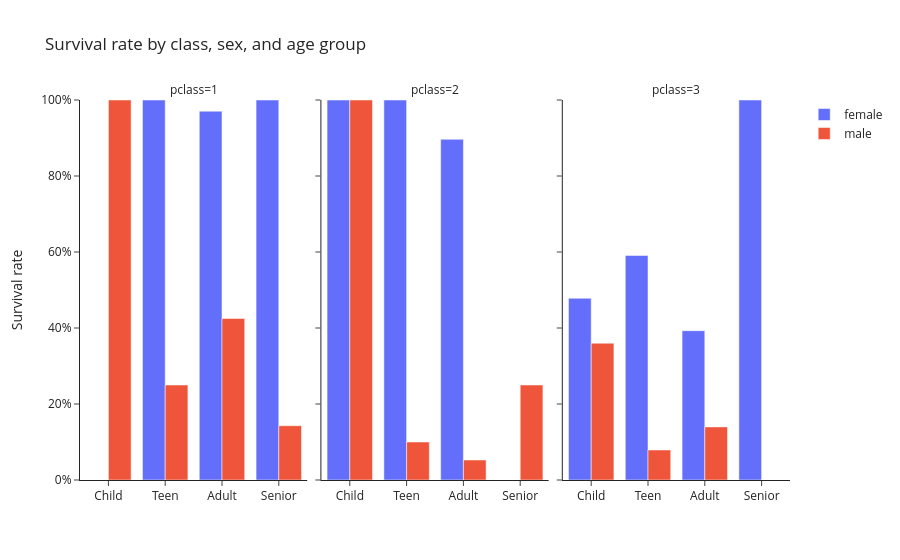

Source (notebook cell):
### Markdown cell above
For this exercise you will analyze survival patterns on the Titanic by looking at passenger class, sex, and age group. Name the function `survival_demographics()` (with no arguments).

1. Create a new column in the Titanic dataset that classifies passengers into age categories (i.e., a pandas `category` series). The categories (case sensitive) should be:
    - `"Child"` (up to 12)
    - `"Teen"` (13–19)
    - `"Adult"` (20–59)
    - `"Senior"` (60+)  
  
	Hint: The `pd.cut()` function might come in handy here.

2. Group the passengers by class, sex, and age group.  

3. For each group, calculate:  
    - The total number of passengers, `n_passengers`
    - The number of survivors, `n_survivors`
    - The survival rate, `survival_rate`

4. Return a DataFrame that includes the results for *all* combinations of class, sex, and age group.  

5. Order the results so they are easy to interpret.  

6. Come up with a clear question that your results table makes you curious about (e.g., “Did women in first class have a higher survival rate than men in other classes?”). Write this question in your `app.py` file above the call to your visualization function, using `st.write("Your Question Here")`.
   
7. Create a Plotly visualization in a function named `visualize_demographic()` that directly addresses your question by returning a Plotly figure (e.g., `fig = px. ...`). You are free to choose the chart type that you think best communicates the findings. Be creative — try different approaches, compare them, and ensure that your chart clearly answers the question you posed.

### Code cell
import pandas as pd
import plotly.express as px

df = pd.read_csv('https://raw.githubusercontent.com/leontoddjohnson/datasets/'
                 'main/data/titanic.csv')
df.columns = df.columns.str.strip().str.replace(r'[ -]+', '_', regex=True).str.lower()

df['age_group'] = pd.cut(df['age'], bins=[-1, 12, 19, 59, 120],
                         labels=['Child', 'Teen', 'Adult', 'Senior'])

demographics = (df.groupby(['pclass', 'sex', 'age_group'], observed=False)
                .agg(n_passengers=('survived', 'size'),
                     n_survivors=('survived', 'sum'))
                .reset_index())
demographics['survival_rate'] = (demographics['n_survivors']
                                 / demographics['n_passengers'])
demographics = demographics.sort_values(['pclass', 'sex', 'age_group'],
                                        ignore_index=True)
display(demographics)

# Did women in first class have a higher survival rate than men in any other class?
fig = px.bar(demographics, x='age_group', y='survival_rate', color='sex',
             barmode='group', facet_col='pclass',
             labels={'age_group': '', 'survival_rate': 'Survival rate', 'sex': ''},
             title='Survival rate by class, sex, and age group')
fig.update_yaxes(tickformat='.0%', range=[0, 1])
fig.update_layout(template='simple_white')
fig.show()

### Figure 1 — Plotly figure (JSON) as saved in the notebook; plotly's stock layout.template omitted (floating-point values rounded to 4 significant figures)
{"data": [{"alignmentgroup": "True", "hovertemplate": "=%{x}<br>pclass=1<br>Survival rate=%{y}<extra></extra>", "legendgroup": "female", "marker": {"color": "#636efa", "pattern": {"shape": ""}}, "name": "female", "offsetgroup": "female", "orientation": "v", "showlegend": true, "textposition": "auto", "type": "bar", "x": ["Child", "Teen", "Adult", "Senior"], "xaxis": "x", "y": [0.0, 1.0, 0.9706, 1.0], "yaxis": "y"}, {"alignmentgroup": "True", "hovertemplate": "=%{x}<br>pclass=2<br>Survival rate=%{y}<extra></extra>", "legendgroup": "female", "marker": {"color": "#636efa", "pattern": {"shape": ""}}, "name": "female", "offsetgroup": "female", "orientation": "v", "showlegend": false, "textposition": "auto", "type": "bar", "x": ["Child", "Teen", "Adult", "Senior"], "xaxis": "x2", "y": [1.0, 1.0, 0.8966, NaN], "yaxis": "y2"}, {"alignmentgroup": "True", "hovertemplate": "=%{x}<br>pclass=3<br>Survival rate=%{y}<extra></extra>", "legendgroup": "female", "marker": {"color": "#636efa", "pattern": {"shape": ""}}, "name": "female", "offsetgroup": "female", "orientation": "v", "showlegend": false, "textposition": "auto", "type": "bar", "x": ["Child", "Teen", "Adult", "Senior"], "xaxis": "x3", "y": [0.4783, 0.5909, 0.3929, 1.0], "yaxis": "y3"}, {"alignmentgroup": "True", "hovertemplate": "=%{x}<br>pclass=1<br>Survival rate=%{y}<extra></extra>", "legendgroup": "male", "marker": {"color": "#EF553B", "pattern": {"shape": ""}}, "name": "male", "offsetgroup": "male", "orientation": "v", "showlegend": true, "textposition": "auto", "type": "bar", "x": ["Child", "Teen", "Adult", "Senior"], "xaxis": "x", "y": [1.0, 0.25, 0.425, 0.1429], "yaxis": "y"}, {"alignmentgroup": "True", "hovertemplate": "=%{x}<br>pclass=2<br>Survival rate=%{y}<extra></extra>", "legendgroup": "male", "marker": {"color": "#EF553B", "pattern": {"shape": ""}}, "name": "male", "offsetgroup": "male", "orientation": "v", "showlegend": false, "textposition": "auto", "type": "bar", "x": ["Child", "Teen", "Adult", "Senior"], "xaxis": "x2", "y": [1.0, 0.1, 0.05263, 0.25], "yaxis": "y2"}, {"alignmentgroup": "True", "hovertemplate": "=%{x}<br>pclass=3<br>Survival rate=%{y}<extra></extra>", "legendgroup": "male", "marker": {"color": "#EF553B", "pattern": {"shape": ""}}, "name": "male", "offsetgroup": "male", "orientation": "v", "showlegend": false, "textposition": "auto", "type": "bar", "x": ["Child", "Teen", "Adult", "Senior"], "xaxis": "x3", "y": [0.36, 0.07895, 0.1398, 0.0], "yaxis": "y3"}], "layout": {"annotations": [{"font": {}, "showarrow": false, "text": "pclass=1", "x": 0.16, "xanchor": "center", "xref": "paper", "y": 1.0, "yanchor": "bottom", "yref": "paper"}, {"font": {}, "showarrow": false, "text": "pclass=2", "x": 0.5, "xanchor": "center", "xref": "paper", "y": 1.0, "yanchor": "bottom", "yref": "paper"}, {"font": {}, "showarrow": false, "text": "pclass=3", "x": 0.84, "xanchor": "center", "xref": "paper", "y": 1.0, "yanchor": "bottom", "yref": "paper"}], "barmode": "group", "legend": {"title": {"text": ""}, "tracegroupgap": 0}, "title": {"text": "Survival rate by class, sex, and age group"}, "xaxis": {"anchor": "y", "domain": [0.0, 0.32], "title": {"text": ""}}, "xaxis2": {"anchor": "y2", "domain": [0.34, 0.66], "matches": "x", "title": {"text": ""}}, "xaxis3": {"anchor": "y3", "domain": [0.68, 1.0], "matches": "x", "title": {"text": ""}}, "yaxis": {"anchor": "x", "domain": [0.0, 1.0], "range": [0, 1], "tickformat": ".0%", "title": {"text": "Survival rate"}}, "yaxis2": {"anchor": "x2", "domain": [0.0, 1.0], "matches": "y", "range": [0, 1], "showticklabels": false, "tickformat": ".0%"}, "yaxis3": {"anchor": "x3", "domain": [0.0, 1.0], "matches": "y", "range": [0, 1], "showticklabels": false, "tickformat": ".0%"}}}
